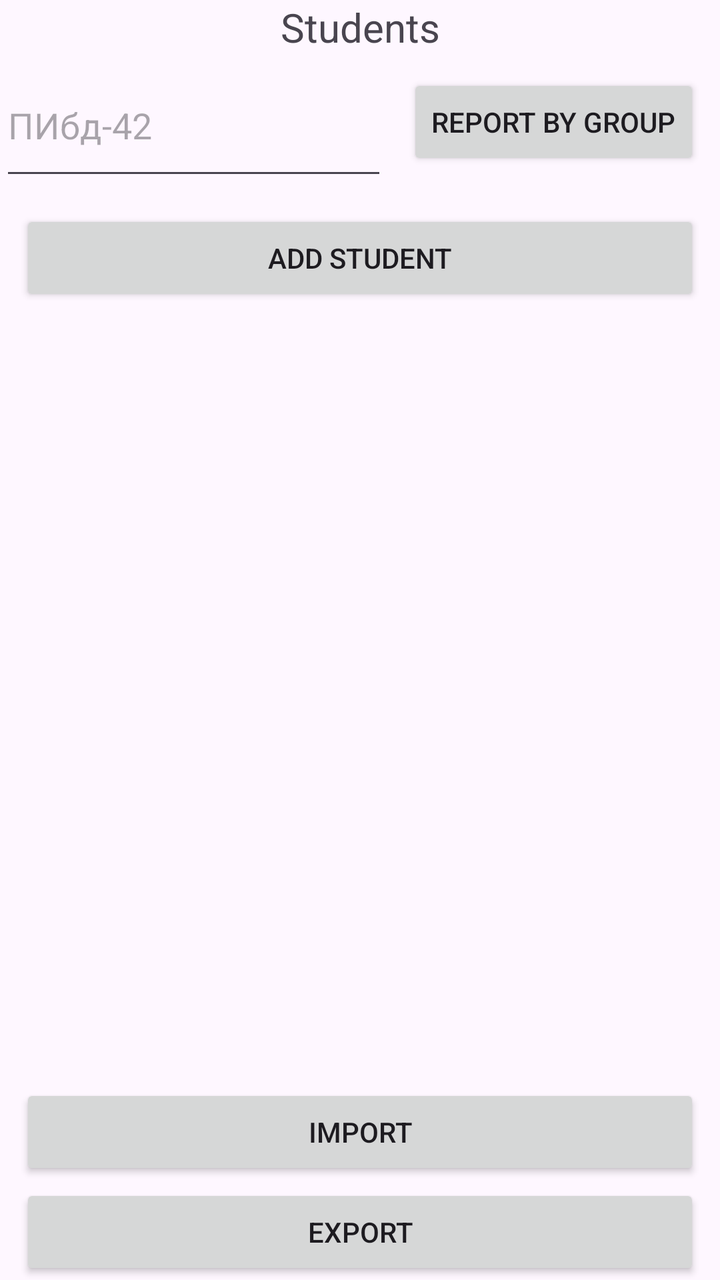
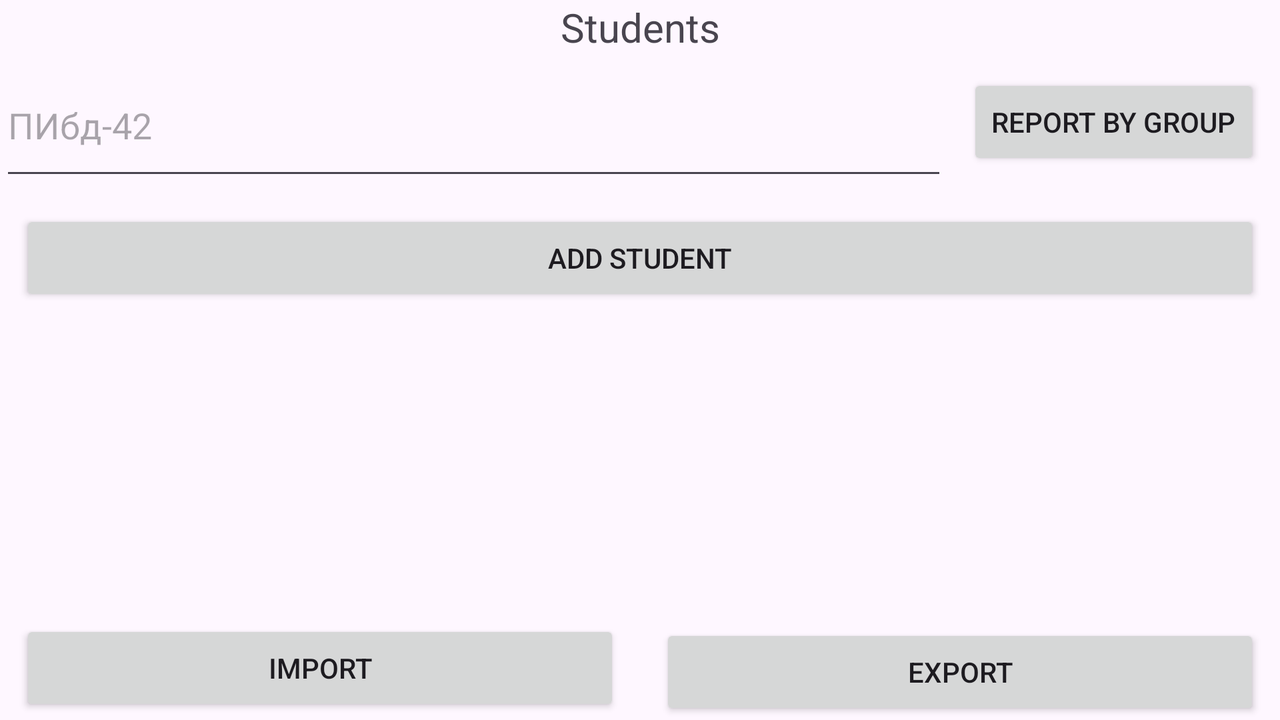

First picture: res/layout/ on a phone held upright. Second picture: the repository's own variant of that layout, on a device whose configuration matches the variant's folder. Source for both follows.
<!-- AndroidManifest.xml: application theme Theme.PodgotovkaMD -->
<!-- res/layout/main_fragment.xml -->
<?xml version="1.0" encoding="utf-8"?>
<LinearLayout xmlns:android="http://schemas.android.com/apk/res/android"
    android:id="@+id/main_fragment"
    android:layout_width="match_parent"
    android:layout_height="match_parent"
    android:orientation="vertical">

    <TextView
        android:id="@+id/textView"
        android:layout_width="match_parent"
        android:layout_height="wrap_content"
        android:gravity="center"
        android:textSize="20sp"
        android:text="@string/students" />
    <LinearLayout
        android:layout_width="match_parent"
        android:layout_height="wrap_content">
        <EditText
            android:id="@+id/edit_query"
            android:layout_width="0dp"
            android:layout_height="match_parent"
            android:layout_weight="1"
            android:autofillHints=""
            android:hint="@string/textPibd42"
            android:inputType="text">
        </EditText>
        <Button
            android:id="@+id/btnReport"
            android:layout_margin="10dp"
            android:layout_width="wrap_content"
            android:layout_height="match_parent"
            android:text="@string/textReportByGroup">
        </Button>
    </LinearLayout>
    <Button
        android:id="@+id/btnAddStudent"
        android:layout_margin="10dp"

        android:layout_width="match_parent"
        android:layout_height="wrap_content"
        android:text="@string/textAddStudent"
        >
    </Button>

    <androidx.recyclerview.widget.RecyclerView
        android:id="@+id/recyclerView"
        android:layout_width="match_parent"
        android:layout_height="0dp"
        android:layout_weight="1"
        />
    <LinearLayout
        android:orientation="vertical"
        android:layout_width="match_parent"
        android:layout_height="wrap_content">
        <Button
            android:id="@+id/btnImport"
            android:layout_marginHorizontal="10dp"
            android:text="@string/textImport"
            android:layout_width="match_parent"
            android:layout_height="wrap_content"
            android:layout_weight="1"/>

        <Button
            android:id="@+id/btnExport"
            android:layout_marginHorizontal="10dp"
            android:layout_marginTop="2dp"
            android:text="@string/textExport"
            android:layout_width="match_parent"
            android:layout_height="wrap_content"
            android:layout_weight="1"/>

    </LinearLayout>



</LinearLayout>
<!-- resources referenced by this layout -->
<resources>
  <string name="students">Students</string>
  <string name="textAddStudent">Add student</string>
  <string name="textExport">Export</string>
  <string name="textImport">Import</string>
  <string name="textPibd42" translatable="false">ПИбд-42</string>
  <string name="textReportByGroup">Report by group</string>
  <style name="Theme.PodgotovkaMD" parent="Base.Theme.PodgotovkaMD" />
  <style name="Base.Theme.PodgotovkaMD" parent="Theme.Material3.DayNight.NoActionBar">
          
  
      </style>
</resources>
<!-- res/layout-land/main_fragment.xml (the author's variant of the layout above) -->
<!-- drawn on the phone turned sideways -->
<?xml version="1.0" encoding="utf-8"?>
<LinearLayout xmlns:android="http://schemas.android.com/apk/res/android"
    android:id="@+id/main_fragment"
    android:layout_width="match_parent"
    android:layout_height="match_parent"
    android:orientation="vertical">

    <TextView
        android:id="@+id/textView"
        android:layout_width="match_parent"
        android:layout_height="wrap_content"
        android:gravity="center"
        android:textSize="20sp"
        android:text="@string/students" />
    <LinearLayout
        android:layout_width="match_parent"
        android:layout_height="wrap_content">
        <EditText
            android:id="@+id/edit_query"
            android:layout_width="0dp"
            android:layout_height="match_parent"
            android:layout_weight="1"
            android:autofillHints=""
            android:hint="@string/textPibd42"
            android:inputType="text">
        </EditText>
        <Button
            android:id="@+id/btnReport"
            android:layout_margin="10dp"
            android:layout_width="wrap_content"
            android:layout_height="match_parent"
            android:text="@string/textReportByGroup">
        </Button>
    </LinearLayout>
    <Button
        android:id="@+id/btnAddStudent"
        android:layout_margin="10dp"

        android:layout_width="match_parent"
        android:layout_height="wrap_content"
        android:text="@string/textAddStudent"
        >
    </Button>

    <androidx.recyclerview.widget.RecyclerView
        android:id="@+id/recyclerView"
        android:layout_width="match_parent"
        android:layout_height="0dp"
        android:layout_weight="1"
        />
    <LinearLayout
        android:orientation="horizontal"
        android:layout_width="match_parent"
        android:layout_height="wrap_content">
        <Button
            android:id="@+id/btnImport"
            android:layout_marginHorizontal="10dp"
            android:text="@string/textImport"
            android:layout_width="match_parent"
            android:layout_height="wrap_content"
            android:layout_weight="1"/>

        <Button
            android:id="@+id/btnExport"
            android:layout_marginHorizontal="10dp"
            android:layout_marginTop="2dp"
            android:text="@string/textExport"
            android:layout_width="match_parent"
            android:layout_height="wrap_content"
            android:layout_weight="1"/>

    </LinearLayout>

</LinearLayout>
